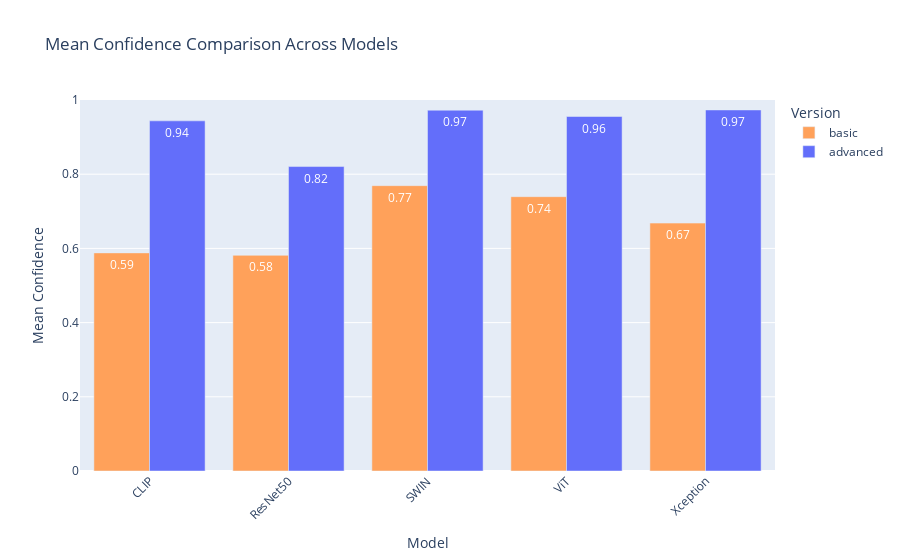

The cell this chart's notebook holds for it:
### Code cell
# Filter only the row for "Mean Confidence"
mean_conf_df = df_shuffle[df_shuffle['Metric'] == 'Mean Confidence']

# Transpose and tidy up the data
mean_conf_t = mean_conf_df.drop('Metric', axis=1).T.reset_index()
mean_conf_t.columns = ['model_type', 'Mean Confidence']

# Split model_type into model and version
mean_conf_t[['Model', 'Version']] = mean_conf_t['model_type'].str.extract(r'(\w+)_([\w]+)')


# Define custom color map
color_map = {
    'basic': '#FFA15A',     # Orange
    'advanced': '#636EFA'   # Blue
}

# Plot using plotly express
fig = px.bar(mean_conf_t,
             x="Model",
             y="Mean Confidence",
             color="Version",
             barmode="group",
             text="Mean Confidence",
             color_discrete_map=color_map,
             title="Mean Confidence Comparison Across Models")

# Format text on bars
fig.update_traces(texttemplate='%{text:.2f}', textposition='inside', textfont_color='white')

# Adjust layout
fig.update_layout(
    yaxis=dict(range=[0, 1]), 
    uniformtext_minsize=8,
    showlegend=True,
    barmode='group')

# Rotate x-tick labels for each subplot
fig.update_xaxes(tickangle=-45, row=1, col=1)

fig.show()

### Figure 1 — Plotly figure (JSON) as saved in the notebook; plotly's stock layout.template omitted (floating-point values rounded to 4 significant figures)
{"data": [{"alignmentgroup": "True", "hovertemplate": "Version=basic<br>Model=%{x}<br>Mean Confidence=%{text}<extra></extra>", "legendgroup": "basic", "marker": {"color": "#FFA15A", "pattern": {"shape": ""}}, "name": "basic", "offsetgroup": "basic", "orientation": "v", "showlegend": true, "text": [0.5879, 0.5813, 0.7691, 0.7394, 0.6682], "textfont": {"color": "white"}, "textposition": "inside", "texttemplate": "%{text:.2f}", "type": "bar", "x": ["CLIP", "ResNet50", "SWIN", "ViT", "Xception"], "xaxis": "x", "y": [0.5879, 0.5813, 0.7691, 0.7394, 0.6682], "yaxis": "y"}, {"alignmentgroup": "True", "hovertemplate": "Version=advanced<br>Model=%{x}<br>Mean Confidence=%{text}<extra></extra>", "legendgroup": "advanced", "marker": {"color": "#636EFA", "pattern": {"shape": ""}}, "name": "advanced", "offsetgroup": "advanced", "orientation": "v", "showlegend": true, "text": [0.9438, 0.8206, 0.9725, 0.9555, 0.9732], "textfont": {"color": "white"}, "textposition": "inside", "texttemplate": "%{text:.2f}", "type": "bar", "x": ["CLIP", "ResNet50", "SWIN", "ViT", "Xception"], "xaxis": "x", "y": [0.9438, 0.8206, 0.9725, 0.9555, 0.9732], "yaxis": "y"}], "layout": {"barmode": "group", "legend": {"title": {"text": "Version"}, "tracegroupgap": 0}, "showlegend": true, "title": {"text": "Mean Confidence Comparison Across Models"}, "uniformtext": {"minsize": 8}, "xaxis": {"anchor": "y", "domain": [0, 1], "tickangle": -45, "title": {"text": "Model"}}, "yaxis": {"anchor": "x", "domain": [0, 1], "range": [0, 1], "title": {"text": "Mean Confidence"}}}}
